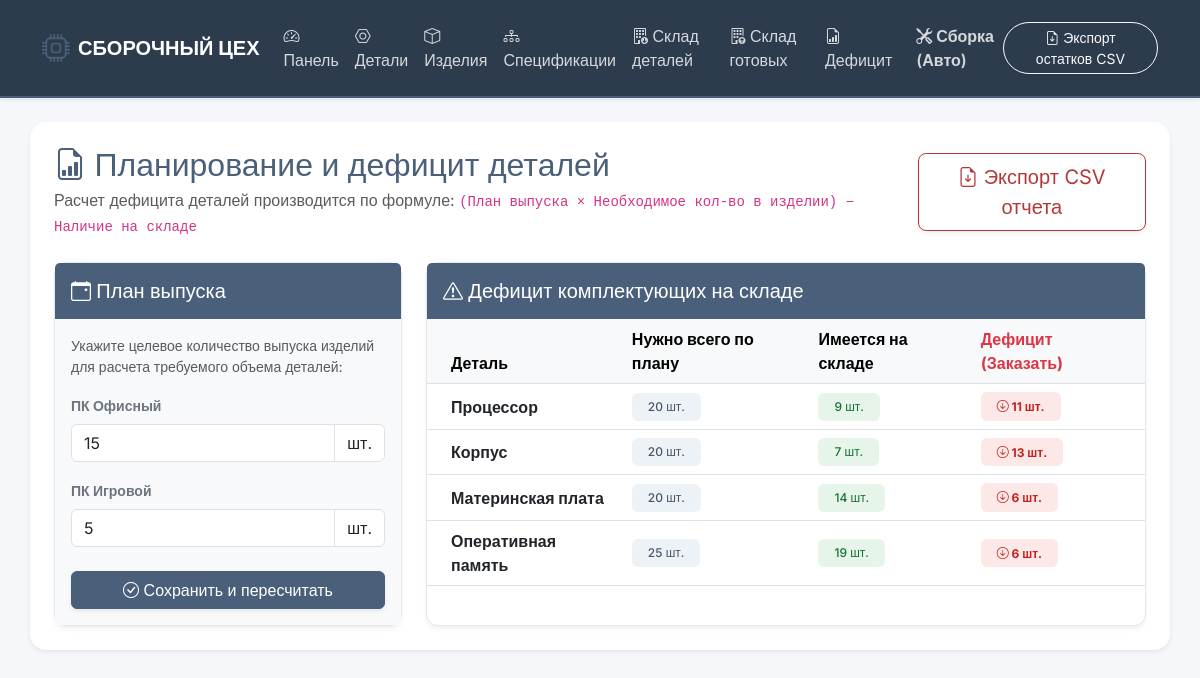
The page /reports on the database as committed earlier.
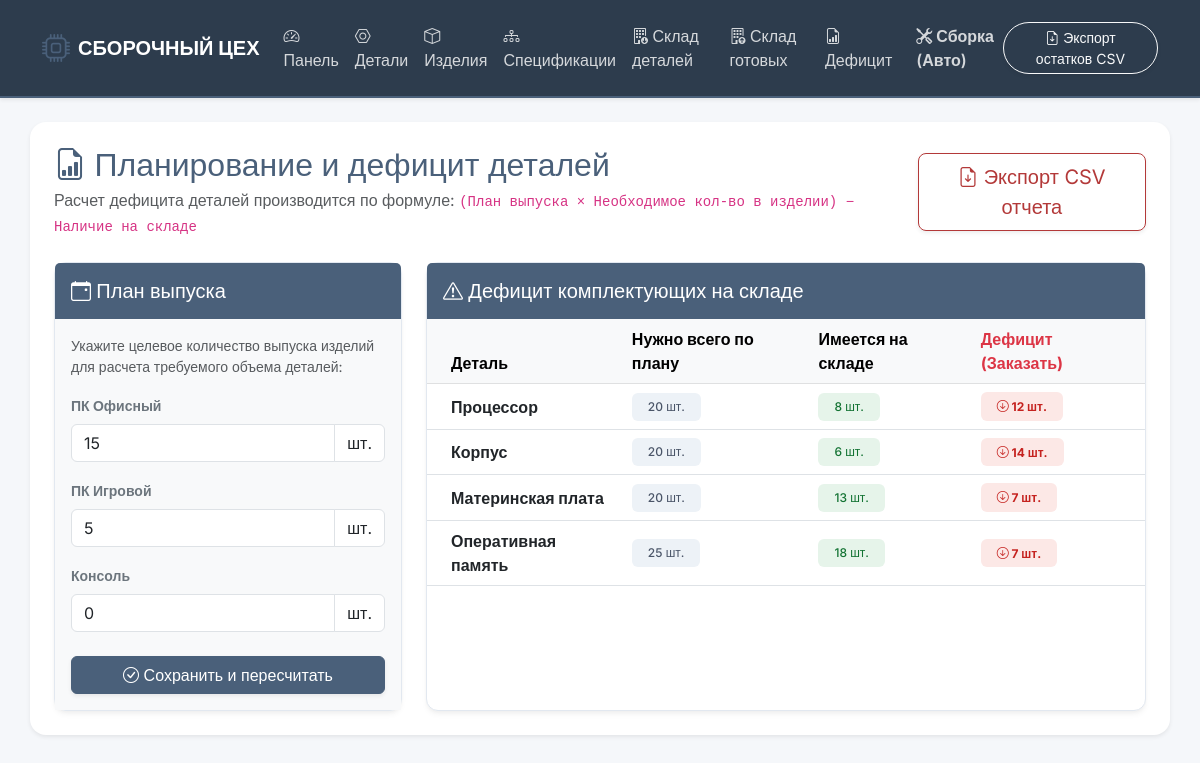
The same page on the database as committed later.
### tables this page shows
CREATE TABLE product_type (
        id_product_type INTEGER PRIMARY KEY AUTOINCREMENT,
        name TEXT NOT NULL,
        description TEXT
    );

CREATE TABLE part (
        id_part INTEGER PRIMARY KEY AUTOINCREMENT,
        name TEXT NOT NULL,
        article TEXT NOT NULL
    );

### app.py (the view)
@app.route('/reports', methods=['GET'])
def reports():
    conn = get_db_connection()
    plans = conn.execute('''
        SELECT pt.id_product_type, pt.name, COALESCE(pp.target_quantity, 0) as target_quantity
        FROM product_type pt
        LEFT JOIN production_plan pp ON pt.id_product_type = pp.product_type_id
    ''').fetchall()
    parts = conn.execute('SELECT * FROM part').fetchall()
    missing_data = []
    for part in parts:
        part_id = part['id_part']
        needed_row = conn.execute('''
            SELECT SUM(COALESCE(pp.target_quantity, 0) * pc.quantity) as total_needed
            FROM product_composition pc
            JOIN production_plan pp ON pc.product_type_id = pp.product_type_id
            WHERE pc.part_id = ?
        ''', (part_id,)).fetchone()
        total_needed = needed_row['total_needed'] if needed_row['total_needed'] else 0
        stock_row = conn.execute('SELECT SUM(quantity_stored) as total FROM part_warehouse_cell WHERE part_id = ?', (part_id,)).fetchone()
        in_stock = stock_row['total'] if stock_row['total'] else 0
        if total_needed > in_stock:
            missing_data.append({
                'part_name': part['name'],
                'total_needed': total_needed,
                'in_stock': in_stock,
                'to_order': total_needed - in_stock
            })
    conn.close()
    return render_template('reports.html', plans=plans, missing_data=missing_data)

### app.py (called while the page is built)
def get_db_connection():
    conn = sqlite3.connect('database.db')
    conn.row_factory = sqlite3.Row
    return conn

### templates/reports.html (shortened to what this page needs)
{% extends 'base.html' %}
{% block content %}
<div class="row mb-4">
    <div class="col-12">
        <div class="d-flex justify-content-between align-items-center">
            <div>
                <h2 class="mb-1 text-primary"><i class="bi bi-file-earmark-bar-graph"></i> Планирование и дефицит деталей</h2>
                <p class="text-muted mb-0">Расчет дефицита деталей производится по формуле: <code>(План выпуска × Необходимое кол-во в изделии) − Наличие на складе</code></p>
            </div>
            {% if missing_data %}
            <a href="/export_csv" class="btn btn-outline-danger btn-lg shadow-sm"><i class="bi bi-file-earmark-arrow-down"></i> Экспорт CSV отчета</a>
            {% endif %}
        </div>
    </div>
</div>
<div class="row g-4">
    <div class="col-md-4">
        <div class="card border-0 shadow-sm h-100">
            <div class="card-header bg-primary text-white border-0 py-3 d-flex align-items-center">
                <h5 class="mb-0"><i class="bi bi-calendar-event"></i> План выпуска</h5>
            </div>
            <div class="card-body bg-light">
                <p class="text-muted small">Укажите целевое количество выпуска изделий для расчета требуемого объема деталей:</p>
                <form action="/update_plan" method="POST">
                    {% for plan in plans %}
                    <div class="mb-3">
                        <label class="form-label fw-bold text-secondary small">{{ plan.name }}</label>
                        <div class="input-group">
                            <input type="number" name="plan_{{ plan.id_product_type }}" class="form-control" value="{{ plan.target_quantity }}" min="0" required>
                            <span class="input-group-text bg-white">шт.</span>
                        </div>
                    </div>
                    {% endfor %}
                    <button type="submit" class="btn btn-primary w-100 mt-2 shadow-sm"><i class="bi bi-check-circle"></i> Сохранить и пересчитать</button>
                </form>
            </div>
        </div>
    </div>
    <div class="col-md-8">
        <div class="card border-0 shadow-sm h-100">
            <div class="card-header bg-primary text-white border-0 py-3">
                <h5 class="mb-0"><i class="bi bi-exclamation-triangle"></i> Дефицит комплектующих на складе</h5>
            </div>
            <div class="card-body p-0">
                <div class="table-responsive">
                    <table class="table table-hover align-middle mb-0">
                        <thead class="table-light text-secondary">
                            <tr>
                                <th class="ps-4">Деталь</th>
                                <th>Нужно всего по плану</th>
                                <th>Имеется на складе</th>
                                <th class="text-danger">Дефицит (Заказать)</th>
                            </tr>
                        </thead>
                        <tbody>
                            {% for row in missing_data %}
                            <tr class="table-danger-subtle">
                                <td class="ps-4 fw-bold text-dark">{{ row['part_name'] }}</td>
                                <td><span class="badge bg-secondary py-2 px-3">{{ row['total_needed'] }} шт.</span></td>
                                <td><span class="badge bg-success py-2 px-3">{{ row['in_stock'] }} шт.</span></td>
                                <td><span class="badge bg-danger py-2 px-3 fw-bold"><i class="bi bi-arrow-down-circle"></i> {{ row['to_order'] }} шт.</span></td>
                            </tr>
                            {% endfor %}
                        </tbody>
                    </table>
                </div>
            </div>
        </div>
    </div>
</div>
{% endblock %}

Rows that differ between the two databases and show on the page:
added product_type: name "Консоль", target_quantity "0"
computed for part "Процессор": in_stock "9" → "8"; to_order "11" → "12"
computed for part "Корпус": in_stock "7" → "6"; to_order "13" → "14"
computed for part "Материнская плата": in_stock "14" → "13"; to_order "6" → "7"
computed for part "Оперативная память": in_stock "19" → "18"; to_order "6" → "7"
